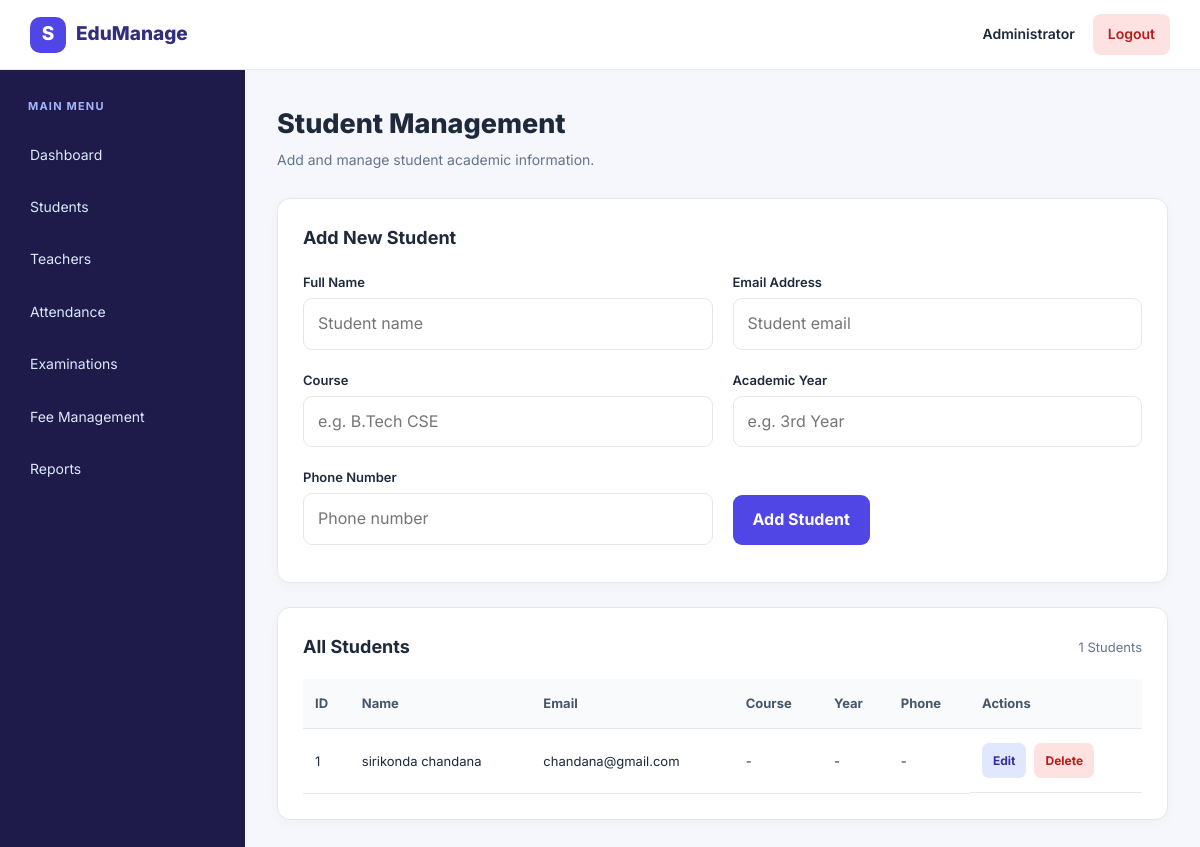
The app's page /students (signed in) with its own data.
### tables this page shows
CREATE TABLE students (
        id INTEGER PRIMARY KEY AUTOINCREMENT,
        name TEXT NOT NULL, email TEXT UNIQUE NOT NULL,
        phone TEXT, course TEXT, year TEXT
    );

### app.py (the view)
@app.route("/students")
@login_required(["admin"])
def students():
    conn = get_db()
    records = conn.execute("""
        SELECT * FROM students ORDER BY id DESC
    """).fetchall()
    conn.close()
    return render_template("students.html", students=records)

### app.py (called while the page is built)
def get_db():
    conn = sqlite3.connect(DATABASE)
    conn.row_factory = sqlite3.Row
    return conn

def login_required(roles=None):
    def decorator(function):
        @wraps(function)
        def wrapper(*args, **kwargs):
            if "user_id" not in session:
                return redirect(url_for("login"))
            if roles and session.get("role") not in roles:
                flash("You are not authorized to access this page.")
                return redirect(url_for("dashboard"))
            return function(*args, **kwargs)
        return wrapper
    return decorator

### templates/students.html (shortened to what this page needs)
{% extends "base.html" %}
{% block content %}
<div class="page-heading">
    <div>
        <h1>Student Management</h1>
        <p>Add and manage student academic information.</p>
    </div>
</div>
<div class="content-card">
    <h2>Add New Student</h2>
    <form method="POST" action="{{ url_for('add_student') }}" class="form-grid">
        <div>
            <label>Full Name</label>
            <input type="text" name="name" placeholder="Student name" required>
        </div>
        <div>
            <label>Email Address</label>
            <input type="email" name="email" placeholder="Student email" required>
        </div>
        <div>
            <label>Course</label>
            <input type="text" name="course" placeholder="e.g. B.Tech CSE">
        </div>
        <div>
            <label>Academic Year</label>
            <input type="text" name="year" placeholder="e.g. 3rd Year">
        </div>
        <div>
            <label>Phone Number</label>
            <input type="text" name="phone" placeholder="Phone number">
        </div>
        <div class="form-action">
            <button type="submit" class="primary-btn">Add Student</button>
        </div>
    </form>
</div>
<div class="content-card">
    <div class="section-heading">
        <h2>All Students</h2>
        <span class="count-label">{{ students|length }} Students</span>
    </div>
    {% if students %}
    <div class="table-wrap">
        <table>
            <thead>
                <tr>
                    <th>ID</th>
                    <th>Name</th>
                    <th>Email</th>
                    <th>Course</th>
                    <th>Year</th>
                    <th>Phone</th>
                    <th>Actions</th>
                </tr>
            </thead>
            <tbody>
                {% for student in students %}
                <tr>
                    <td>{{ student.id }}</td>
                    <td>{{ student.name }}</td>
                    <td>{{ student.email }}</td>
                    <td>{{ student.course or '-' }}</td>
                    <td>{{ student.year or '-' }}</td>
                    <td>{{ student.phone or '-' }}</td>
                    <td class="action-cell">
                        <a href="{{ url_for('edit_student', student_id=student.id) }}" class="edit-btn">Edit</a>
                        <form method="POST" action="{{ url_for('delete_student', student_id=student.id) }}" onsubmit="return confirm('Are you sure you want to delete this student?');">
                            <button type="submit" class="delete-btn">Delete</button>
                        </form>
                    </td>
                </tr>
                {% endfor %}
            </tbody>
        </table>
    </div>
    {% else %}
    <p class="empty-message">No student records available. Add your first student above.</p>
    {% endif %}
</div>
{% endblock %}

### templates/base.html (shortened to what this page needs)
<!DOCTYPE html>
<html lang="en">
<head>
    <link rel="stylesheet" href="{{ url_for('static', filename='style.css') }}">
</head>
<body class="app-page">
    <header class="topbar">
        <a href="{{ url_for('dashboard') }}" class="brand">
            <span class="brand-icon">S</span>
            <span>EduManage</span>
        </a>
        <div class="topbar-right">
            <span>{{ session.get('name', 'User') }}</span>
            <a href="{{ url_for('logout') }}" class="logout-btn">Logout</a>
        </div>
    </header>
    <div class="layout">
        <aside class="sidebar">
            <p class="menu-label">MAIN MENU</p>
            {% if session.get('role') == 'admin' %}
                <a href="{{ url_for('dashboard') }}">Dashboard</a>
                <a href="{{ url_for('students') }}">Students</a>
                <a href="{{ url_for('teachers') }}">Teachers</a>
                <a href="{{ url_for('attendance') }}">Attendance</a>
                <a href="{{ url_for('exams') }}">Examinations</a>
                <a href="{{ url_for('fees') }}">Fee Management</a>
                <a href="{{ url_for('reports') }}">Reports</a>
            {% elif session.get('role') == 'teacher' %}
                <a href="{{ url_for('teacher_portal') }}">Dashboard</a>
                <a href="{{ url_for('attendance') }}">Attendance</a>
                <a href="{{ url_for('exams') }}">Examinations</a>
                <a href="{{ url_for('reports') }}">Reports</a>
            {% elif session.get('role') == 'student' %}
                <a href="{{ url_for('student_portal') }}">My Dashboard</a>
            {% endif %}
        </aside>
        <main class="main-content">
            {% block content %}{% endblock %}
        </main>
    </div>
</body>
</html>

### static/style.css (style rules this page uses)
:root { --primary: #4f46e5; --primary-dark: #3730a3; --background: #f5f7fc; --surface: #ffffff; --text: #1e293b; --muted: #64748b; --border: #e5e7eb; --success: #15803d; --danger: #dc2626; }
* { margin: 0; padding: 0; box-sizing: border-box; }
body { font-family: 'Inter', Arial, sans-serif; color: var(--text); background: var(--background); line-height: 1.6; }
a { text-decoration: none; color: inherit; }
button, input, select { font: inherit; }
label { display: block; font-size: 13px; font-weight: 600; margin-bottom: 5px; }
input, select { width: 100%; padding: 12px 14px; border: 1px solid var(--border); border-radius: 9px; outline: none; background: white; color: var(--text); margin-bottom: 12px; }
.primary-btn { display: inline-block; border: none; background: var(--primary); color: white; padding: 12px 20px; border-radius: 9px; font-weight: 700; cursor: pointer; transition: 0.2s; }
.app-page { min-height: 100vh; }
.topbar { height: 70px; padding: 0 30px; background: white; border-bottom: 1px solid var(--border); display: flex; align-items: center; justify-content: space-between; position: sticky; top: 0; z-index: 10; }
.brand { display: flex; align-items: center; gap: 10px; font-size: 19px; font-weight: 800; color: #312e81; }
.brand-icon { width: 36px; height: 36px; display: grid; place-items: center; background: var(--primary); color: white; border-radius: 10px; }
.topbar-right { display: flex; align-items: center; gap: 18px; font-size: 14px; font-weight: 600; }
.logout-btn { padding: 9px 15px; background: #fee2e2; color: #b91c1c; border-radius: 8px; }
.layout { display: flex; min-height: calc(100vh - 70px); }
.sidebar { width: 245px; flex-shrink: 0; background: #1e1b4b; padding: 28px 16px; }
.menu-label { color: #a5b4fc; font-size: 11px; font-weight: 700; letter-spacing: 1.2px; padding: 0 12px; margin-bottom: 16px; }
.sidebar a { display: block; padding: 12px 14px; margin-bottom: 6px; color: #dbeafe; border-radius: 8px; font-size: 14px; transition: 0.2s; }
.main-content { flex: 1; min-width: 0; padding: 32px; }
.page-heading { display: flex; align-items: center; justify-content: space-between; gap: 15px; margin-bottom: 26px; }
.page-heading h1 { font-size: 27px; font-weight: 800; }
.page-heading p { color: var(--muted); font-size: 14px; margin-top: 4px; }
.content-card { background: white; padding: 25px; border: 1px solid var(--border); border-radius: 13px; margin-bottom: 24px; box-shadow: 0 3px 12px rgba(15, 23, 42, 0.03); }
.content-card h2 { font-size: 18px; margin-bottom: 20px; }
.section-heading { display: flex; justify-content: space-between; align-items: center; gap: 12px; }
.section-heading h2 { margin-bottom: 18px; }
.count-label { color: var(--muted); font-size: 13px; margin-bottom: 18px; }
.form-grid { display: grid; grid-template-columns: repeat(2, minmax(0, 1fr)); gap: 8px 20px; }
.form-grid > div { min-width: 0; }
.form-action { display: flex; align-items: flex-end; padding-bottom: 12px; }
.table-wrap { width: 100%; overflow-x: auto; }
table { width: 100%; border-collapse: collapse; min-width: 550px; font-size: 13px; }
th { background: #f8fafc; color: #475569; font-weight: 700; text-align: left; }
th, td { padding: 14px 12px; border-bottom: 1px solid var(--border); }
.action-cell { display: flex; align-items: center; gap: 8px; }
.action-cell form { display: inline; }
.edit-btn, .delete-btn, .small-btn { display: inline-block; border: none; padding: 8px 11px; border-radius: 7px; font-size: 12px; font-weight: 700; cursor: pointer; }
.edit-btn { background: #e0e7ff; color: #3730a3; }
.delete-btn { background: #fee2e2; color: #b91c1c; }

### records on screen
students: id "1", name "sirikonda chandana", email "chandana@gmail.com", course "-", year "-", phone "-"

### other values on screen
{{ session.get('name', 'User') }} "Administrator"
{{ students|length }} "1"
